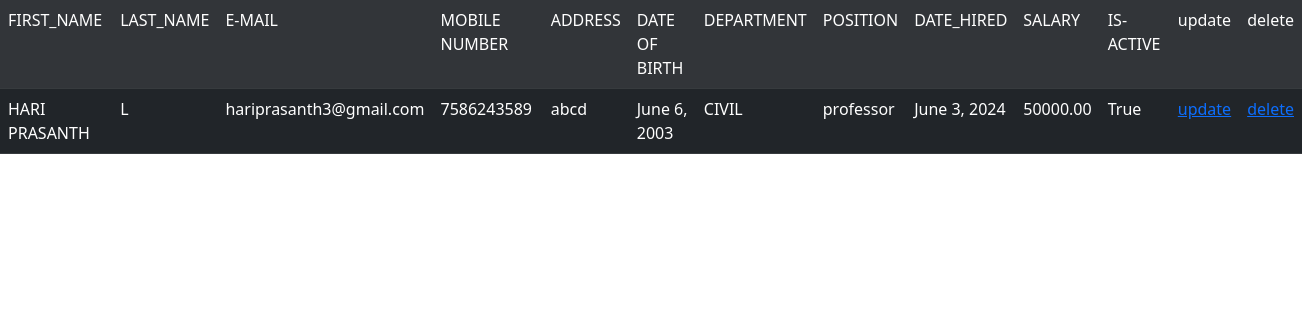
The page /CIVIL/ on the database its author committed.
### myapp/models.py (models this page shows, shortened)
class Employee(models.Model):
    first_name = models.CharField(max_length=100)
    last_name = models.CharField(max_length=100)
    email = models.EmailField(unique=True)
    Phone_number = models.CharField(max_length=15)
    address = models.CharField(max_length=255)
    date_of_birth = models.DateField()
    department = models.CharField(max_length=100)
    position = models.CharField(max_length=10)
    image=models.ImageField(blank=True,null=True,)
    date_hired = models.DateField()
    salary = models.DecimalField(max_digits=10, decimal_places=2)
    is_active = models.BooleanField(default=True)

### myapp/views.py (the view)
# urls.py: path('CIVIL/',views.CIVIL,name='CIVIL'),
def CIVIL(request):
     data=Employee.objects.filter(department='CIVIL')
     return render(request,'CIVIL.html',{'data':data})

### templates/CIVIL.html (shortened to what this page needs)
<!DOCTYPE html>
<html lang="en">
<head>
  <link rel="stylesheet" href="https://cdn.jsdelivr.net/npm/bootstrap@5.0.2/dist/css/bootstrap.min.css">
</head>
<body>
  <form action="" method="post">
<table class="table table-dark table-hover">
        <tr>
            <td>FIRST_NAME</td>
            <td>LAST_NAME</td>
            <td>E-MAIL</td>
            <td>MOBILE NUMBER</td>
            <td>ADDRESS</td>
            <td>DATE OF BIRTH</td>
            <td>DEPARTMENT</td>
            <td>POSITION</td>
            <td>DATE_HIRED</td>
            <td>SALARY</td>
            <td>IS-ACTIVE</td>
            <td>update</td>
            <td>delete</td>
        </tr>
        {% if data %}
        {% for sdata in data%}
        <tr>
            <td>{{sdata.first_name}}</td>
            <td>{{sdata.last_name}}</td>
            <td>{{sdata.email}}</td>
            <td>{{sdata.Phone_number}}</td>
            <td>{{sdata.address}}</td>
            <td>{{sdata.date_of_birth}}</td>
            <td>{{sdata.department}}</td>
            <td>{{sdata.position}}</td>
            <td>{{sdata.date_hired}}</td>
            <td>{{sdata.salary}}</td>
            <td>{{sdata.is_active}}</td>
            <td><a href="/update/{{sdata.id}}">update</a></td>
            <td><a href="/delete/{{sdata.id}}">delete</a></td>
        </tr>
        {% endfor %}
        {% endif %}
    </table>
    </form>
</body>
</html>

### rows shown on the page
Employee: first_name "HARI PRASANTH", last_name "L", email "hariprasanth3@gmail.com", Phone_number "7586243589", address "abcd", date_of_birth "June 6, 2003", department "CIVIL", position "professor", date_hired "June 3, 2024", salary "50000.00", is_active "True"
